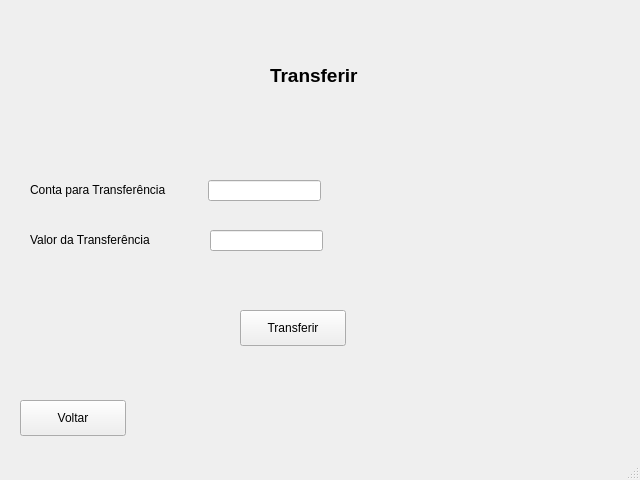
<?xml version="1.0" encoding="UTF-8"?>
<ui version="4.0">
 <class>MainWindow</class>
 <widget class="QMainWindow" name="MainWindow">
  <property name="geometry">
   <rect>
    <x>0</x>
    <y>0</y>
    <width>640</width>
    <height>480</height>
   </rect>
  </property>
  <property name="windowTitle">
   <string>MainWindow</string>
  </property>
  <widget class="QWidget" name="centralwidget">
   <widget class="QLabel" name="label">
    <property name="geometry">
     <rect>
      <x>270</x>
      <y>60</y>
      <width>111</width>
      <height>31</height>
     </rect>
    </property>
    <property name="font">
     <font>
      <pointsize>14</pointsize>
      <weight>75</weight>
      <bold>true</bold>
     </font>
    </property>
    <property name="text">
     <string>Transferir</string>
    </property>
   </widget>
   <widget class="QLabel" name="label_2">
    <property name="geometry">
     <rect>
      <x>30</x>
      <y>180</y>
      <width>171</width>
      <height>20</height>
     </rect>
    </property>
    <property name="text">
     <string>Conta para Transferência</string>
    </property>
   </widget>
   <widget class="QLabel" name="label_3">
    <property name="geometry">
     <rect>
      <x>30</x>
      <y>230</y>
      <width>151</width>
      <height>20</height>
     </rect>
    </property>
    <property name="text">
     <string>Valor da Transferência</string>
    </property>
   </widget>
   <widget class="QPushButton" name="pushButton">
    <property name="geometry">
     <rect>
      <x>240</x>
      <y>310</y>
      <width>106</width>
      <height>36</height>
     </rect>
    </property>
    <property name="text">
     <string>Transferir</string>
    </property>
   </widget>
   <widget class="QPushButton" name="pushButton_2">
    <property name="geometry">
     <rect>
      <x>20</x>
      <y>400</y>
      <width>106</width>
      <height>36</height>
     </rect>
    </property>
    <property name="text">
     <string>Voltar</string>
    </property>
   </widget>
   <widget class="QLineEdit" name="lineEdit">
    <property name="geometry">
     <rect>
      <x>208</x>
      <y>180</y>
      <width>113</width>
      <height>21</height>
     </rect>
    </property>
   </widget>
   <widget class="QLineEdit" name="lineEdit_2">
    <property name="geometry">
     <rect>
      <x>210</x>
      <y>230</y>
      <width>113</width>
      <height>21</height>
     </rect>
    </property>
   </widget>
  </widget>
  <widget class="QStatusBar" name="statusbar"/>
 </widget>
 <resources/>
 <connections/>
</ui>
